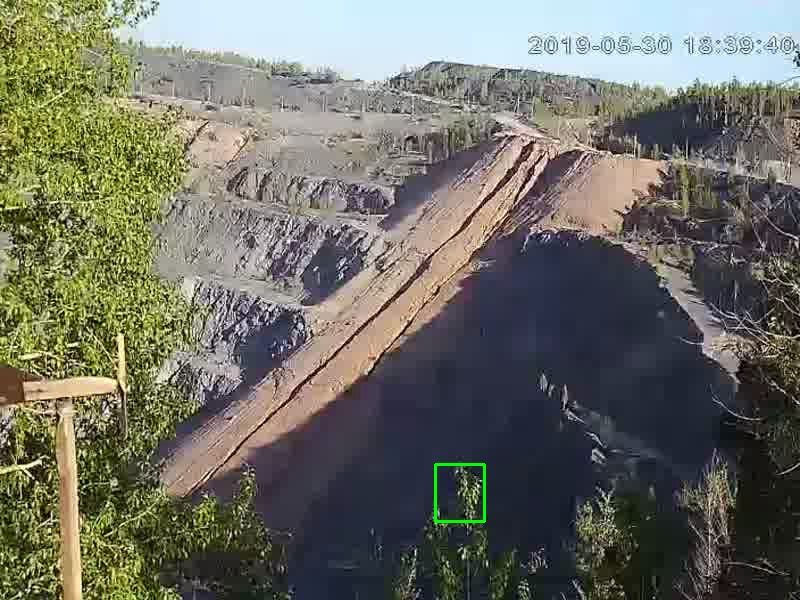
#> input picture dev/test.jpg, 800 x 600 px, given in place of the camera
$ python vison.py   (older library calls are emulated)
#> lines starting #> are read from the running program, lines starting #| are printed output that depends on the picture
# Import OpenCV for processing of images
# Import Time for window time logging
# Import DateTime for saving time stamp of motion detection events
# Import Pandas for dataframe and CSV creation

import cv2, time, pandas
from datetime import datetime

# reference background frame against which to compare the presence of object/motion
first_frame = None

# Capture video feed from webcam (0), use video filename here for pre-recorded video
video = cv2.VideoCapture(0)

statusList = [-1, -1]  # stores the presence/absence of object in the present frame. -1 for absent and 1 for present
times = []  # stores timestamps of the entry and exit of object
df = pandas.DataFrame(columns=["Start", "End"])  # Pandas dataframe for exporting timestamps to CSV file

# the following loop continuously captures and displays the video feed until user prompts an exit by pressing Q
while True:
    # the read function gives two outputs. The check is a boolean function that returns if the video is being read
    check, frame = video.read()
#> frame is the input picture: shape (600, 800, 3); mean B, G, R 100.4, 110.8, 110.1
    status = -1  # initialise status variable. This stores the presence/absence of object in the current frame
    grayImg = cv2.cvtColor(frame, cv2.COLOR_BGR2GRAY)  # Grayscale conversion of the frame
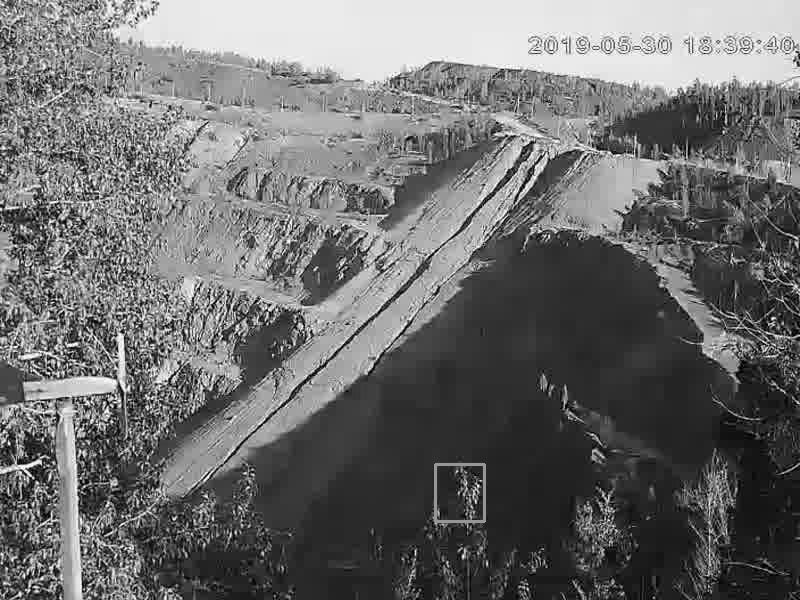
#> grayImg: shape (600, 800); min 0, max 255, mean 109.4
    # Gaussian blur to smoothen the image and remove noise.
    # The touple is the Kernel size and the 0 is the Std Deviation of the blur function
    grayImg = cv2.GaussianBlur(grayImg, (21, 21), 0)
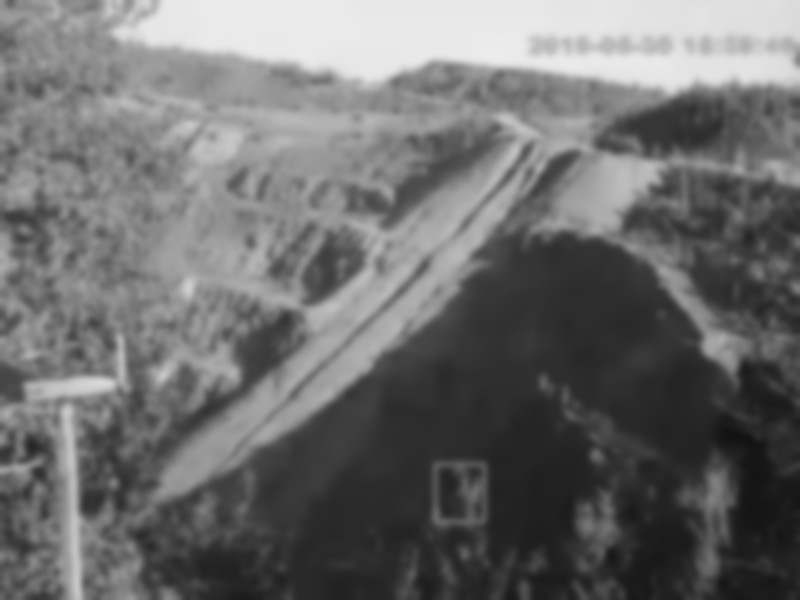
#> grayImg: shape (600, 800); min 18, max 236, mean 109.4

    if first_frame is None:
        first_frame = grayImg  # collect the reference frame as the first video feed frame
        continue

    # calculates the absolute difference between current frame and reference frame
    deltaFrame = cv2.absdiff(first_frame, grayImg)

    # convert image from grayscale to binary. This increases the demarcation between object and background by using a threshold function that
    # converts everything above threshold to white
    threshFrame = cv2.threshold(deltaFrame, 30, 255, cv2.THRESH_BINARY)[1]

    # dilating the threshold removes the sharp edges at the object/background boundary and makes it smooth.
    # More the iterations, smoother the image. Too smooth and you lose valuable data
    threshFrame = cv2.dilate(threshFrame, None, iterations=2)

    # Contour Function
    # The contour function helps identify the closed object areas within the background.
    # After thresholding, the frame has closed shapes of the objects against the background
    # The contour function identifies and creates a list (cnts) of all these contours in the frame
    # The RETR_EXTERNAL ensures that you only get the outermost contour details and all child contours inside it are ignored
    # The CHAIN_APPROX_SIMPLE is the approximation method used for locating the contours. The simple one is used here for our trivial purpose
    # Simple approximation removes all the redundant points in the description of the contour line
    (_, cnts, _) = cv2.findContours(threshFrame.copy(), cv2.RETR_EXTERNAL, cv2.CHAIN_APPROX_SIMPLE)

    for contour in cnts:
        if cv2.contourArea(contour) < 10000:
            # excluding too small contours. Set 10000 (100x100 pixels) for objects close to camera
            continue
        status = 1
        # obtain the corresponding bounding rectangle of our detected contour
        (x, y, w, h) = cv2.boundingRect(contour)

        # superimpose a rectangle on the identified contour in our original colour image
        # (x,y) is the top left corner, (x+w, y+h) is the bottom right corner
        # (0,255,0) is colour green and 3 is the thickness of the rectangle edges
        cv2.rectangle(frame, (x, y), (x + w, y + h), (0, 255, 0), 3)

    # do the above for all contours greater than our set size

    # add the present status to our list
    statusList.append(status)

    # Detecting the entry and exit of objects
    # Every entry/exit is identified by a sign change of the last two elements in our list, hence product is -1
    if (statusList[-1] * statusList[-2]) == -1:
        times.append(datetime.now())

    # [7 lines of commented-out code are left out]
    cv2.imshow("Colour Frame", frame)

    # picks up the key press Q and exits when pressed
    key = cv2.waitKey(1)
    if key == ord('q'):
        # if foreign object is in frame at the time of exiting, it stores the timestamp
        if status == 1:
            times.append(datetime.now())
        break

print(statusList)
# print(times)

# take every 2 timestamps in the list and store them as startTime and endTime in the Pandas dataframe
for i in range(0, len(times), 2):
    df = df.append({"Start": times[i], "End": times[i + 1]}, ignore_index=True)
#> this loop made 0 passes

# Export to csv
df.to_csv("Times.csv")

# Closes all windows
cv2.destroyAllWindows()

# Releases video file/webcam
video.release()
